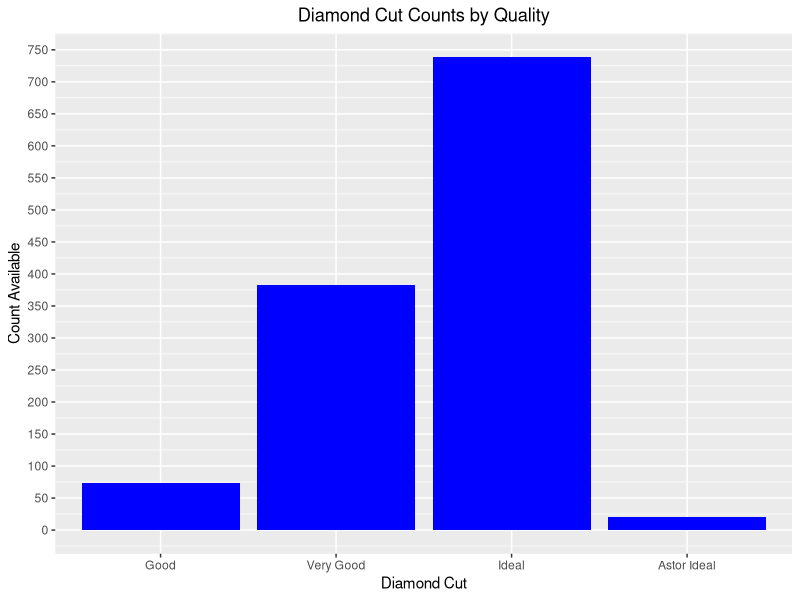
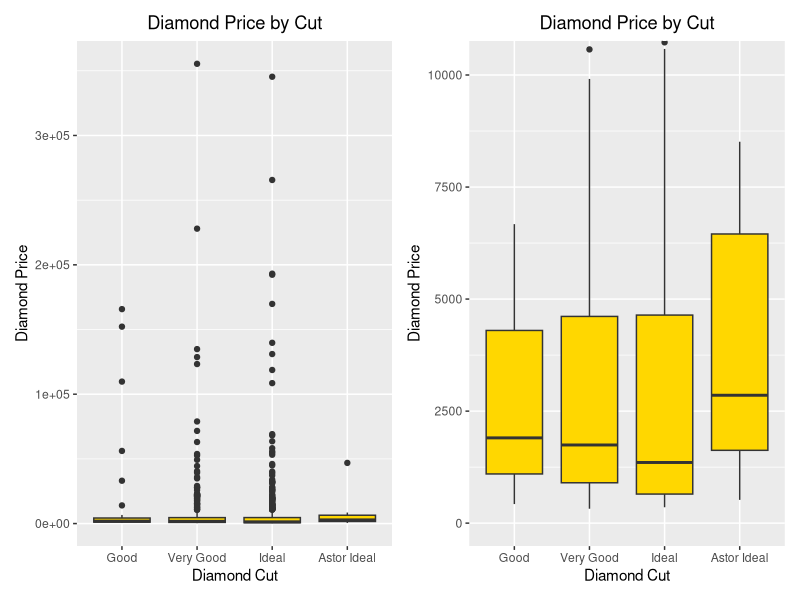
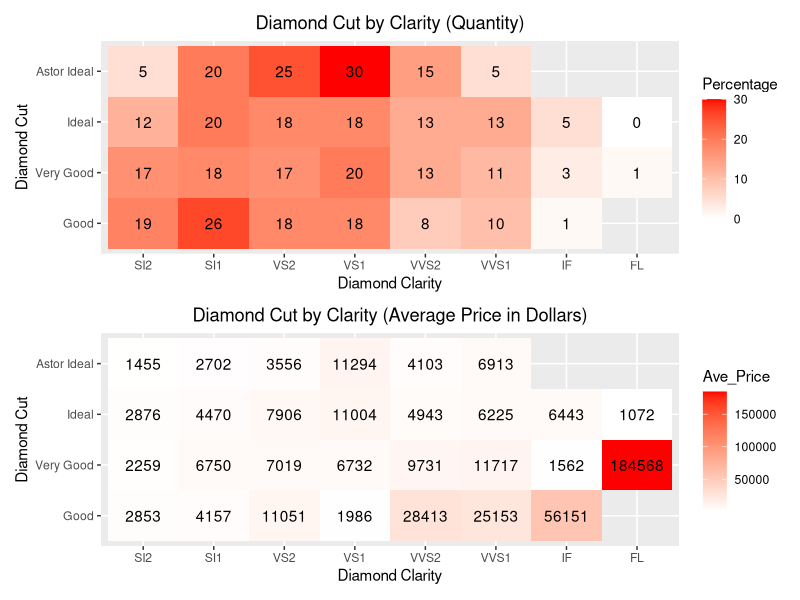
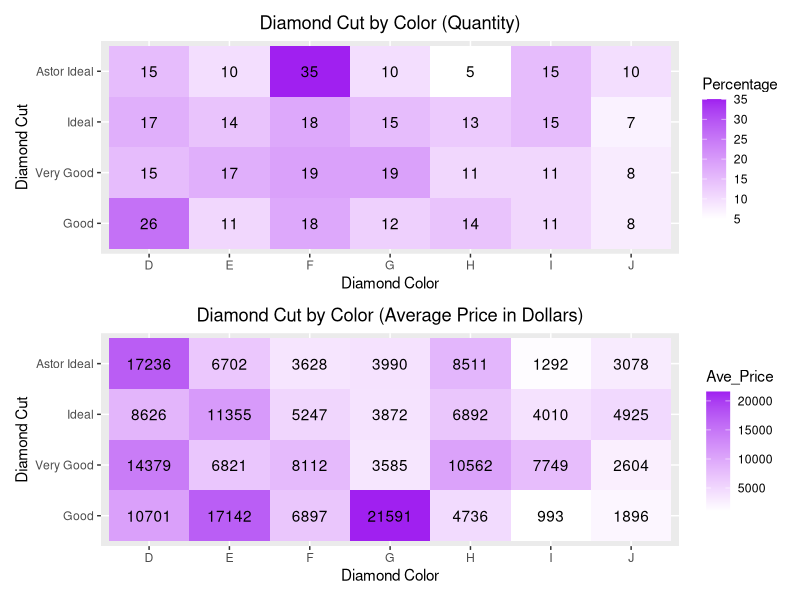
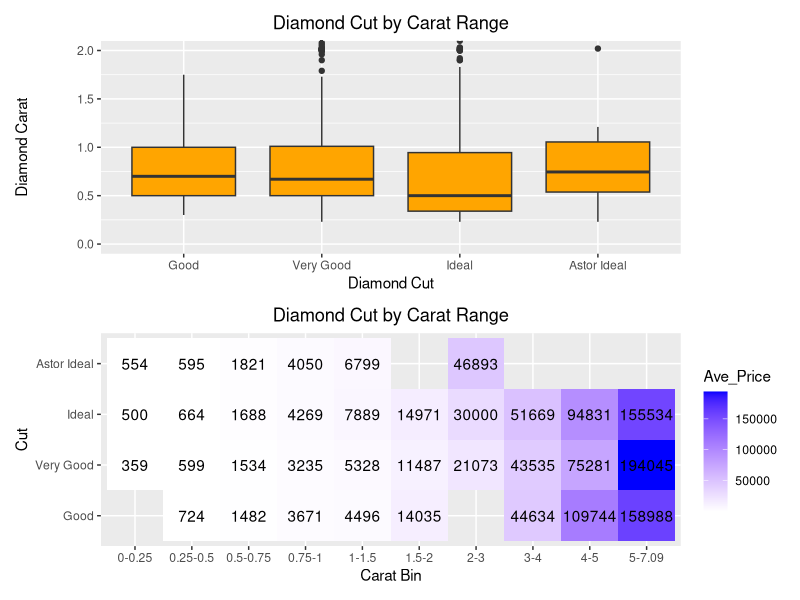
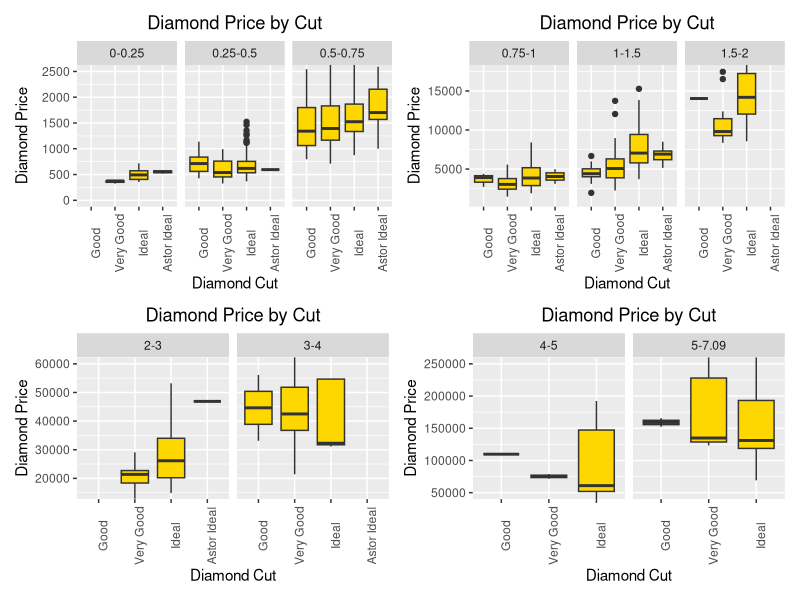
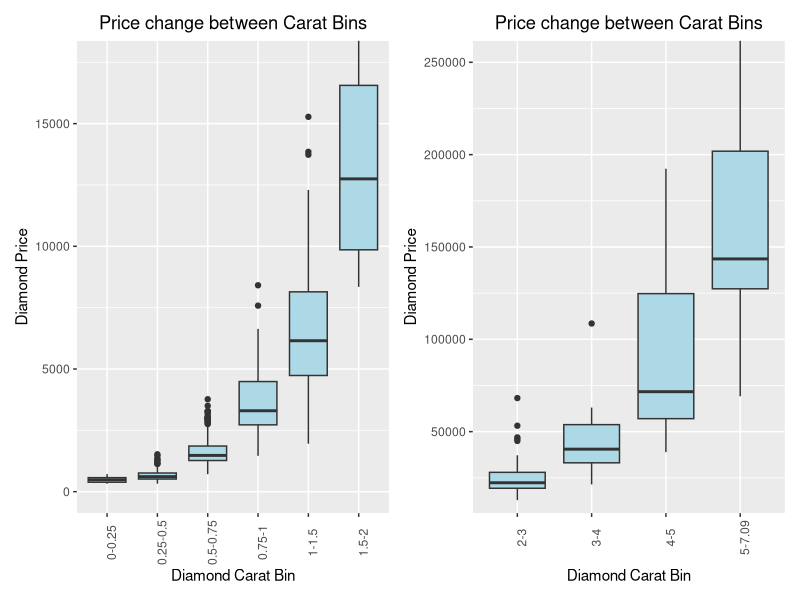

Generate these figures, in order, with R:
## ---- chunk 1
knitr::opts_chunk$set(echo = TRUE)
## ---- chunk 2
# Bring in Tidyverse package
library(tidyverse)
library(knitr)
library(kableExtra)
library(patchwork)
# Read in data
Diamonds<-read.csv("diamonds4.csv", header=TRUE)

# Order cut levels appropriately.
Diamonds<-Diamonds%>%
  mutate(cut=cut%>%
           fct_relevel(c("Good","Very Good","Ideal","Astor Ideal")))%>%
  mutate(clarity=clarity%>%
           fct_relevel(c("SI2","SI1","VS2","VS1","VVS2","VVS1","IF","FL")))
## ---- chunk 3

carat_new_bins <- Diamonds %>%
  drop_na(carat) %>%
  mutate(carat_bin = cut(carat,
                         breaks = c(0, 0.25, 0.5, 0.75, 1, 1.5, 2, 3, 4, 5, max(carat)),
                         labels = c("0-0.25", "0.25-0.5", "0.5-0.75", "0.75-1", "1-1.5", "1.5-2", "2-3", "3-4", "4-5", paste("5",max(carat),sep="-")),
                         right = FALSE)) %>%
  drop_na(carat_bin)

carat_new_graph1 <- Diamonds %>%
  drop_na(carat) %>%
  mutate(carat_bin = cut(carat,
                         breaks = c(0, 0.25, 0.5, 0.75),
                         labels = c("0-0.25", "0.25-0.5", "0.5-0.75"),
                         right = FALSE)) %>%
  drop_na(carat_bin)

carat_new_graph2 <- Diamonds %>%
  drop_na(carat) %>%
  mutate(carat_bin = cut(carat,
                         breaks = c(0.75, 1, 1.5, 2),
                         labels = c("0.75-1", "1-1.5", "1.5-2"),
                         right = FALSE)) %>%
  drop_na(carat_bin)

carat_new_graph3 <- Diamonds %>%
  drop_na(carat) %>%
  mutate(carat_bin = cut(carat,
                         breaks = c(2, 3, 4),
                         labels = c("2-3", "3-4"),
                         right = FALSE)) %>%
  drop_na(carat_bin)

carat_new_graph4 <- Diamonds %>%
  drop_na(carat) %>%
  mutate(carat_bin = cut(carat,
                         breaks = c(4, 5, max(carat)),
                         labels = c("4-5", paste("5",max(carat),sep="-")),
                         right = FALSE)) %>%
  drop_na(carat_bin)
## ---- chunk 4
cut_clarity<-Diamonds%>%
  count(cut,clarity)%>%
  group_by(cut)%>%
  mutate(Percentage= round(n/sum(n)*100,0))%>%
  ungroup()

cut_color<-Diamonds%>%
  group_by(cut)%>%
  count(cut,color)%>%
  mutate(Percentage= round(n/sum(n)*100,0))%>%
  ungroup()

CutClarity<-Diamonds%>%
  group_by(cut,clarity)%>%
  summarise(Ave_Price=round(mean(price),0))%>%
  ungroup()

CutColor<-Diamonds%>%
  group_by(cut,color)%>%
  summarise(Ave_Price=round(mean(price),0))%>%
  ungroup()

CutCarat<-carat_new_bins%>%
  group_by(cut,carat_bin)%>%
  summarise(Ave_Price=round(mean(price),0))%>%
  ungroup()
## ---- chunk 5

carat_table<-carat_new_bins%>%
  group_by(cut,carat_bin)%>%
  summarize(q75=quantile(price,probs=0.75))%>%
  ungroup()

carat_Minimum_Tab<-carat_table%>%
  group_by(carat_bin)%>%
  mutate(Minimum_q75=min(q75))%>%
  filter(q75==Minimum_q75)

carat_Maximum_Tab<-carat_table%>%
  group_by(carat_bin)%>%
  mutate(Maximum_q75=max(q75))%>%
  filter(q75==Maximum_q75)

carat_Full_Tab<-bind_rows(carat_Minimum_Tab,carat_Maximum_Tab)%>%
  arrange(carat_bin,q75)

carat_tab_calc<-carat_Full_Tab%>%
  group_by(carat_bin)%>%
  mutate(q75_range=max(q75)-min(q75))

carat_tab_alter<-carat_tab_calc%>%
  select(-q75)
## ---- chunk 6
ggplot(Diamonds, aes(x=cut))+
  geom_bar(fill="blue")+
  theme(plot.title = element_text(hjust=0.5))+
  scale_y_continuous(breaks=seq(0,800,50))+
  labs(x="Diamond Cut", y="Count Available",
       title="Diamond Cut Counts by Quality")
## ---- chunk 7
A1<-ggplot(Diamonds, aes(x=cut, y=price))+
  geom_boxplot(fill="gold")+
  theme(plot.title = element_text(hjust=0.5))+
  labs(x="Diamond Cut", y="Diamond Price",
       title="Diamond Price by Cut")
A2<-ggplot(Diamonds, aes(x=cut, y=price))+
  geom_boxplot(fill="gold")+
  coord_cartesian(ylim=c(0,10250))+
  theme(plot.title = element_text(hjust=0.5))+
  labs(x="Diamond Cut", y="Diamond Price",
       title="Diamond Price by Cut")
(A1+A2)
## ---- chunk 8
cut_quant<-Diamonds%>%
  group_by(cut)%>%
  summarize(q0=quantile(price,probs=0),
            q25=quantile(price,probs=0.25),
            q50=quantile(price,probs=0.5),
            q75=quantile(price,probs=0.75),
            q100=quantile(price,probs=1),
            mean=mean(price))
cut_quant%>%
kbl(format="latex",booktabs = TRUE,
      caption="\\textbf{Cut and Price Quantiles}")%>%
  kable_styling(latex_options = "striped")
## ---- chunk 9
B1<-ggplot(cut_clarity,aes(x=clarity,y=cut,fill=Percentage))+
  geom_tile()+
  scale_fill_gradient(low="white",high="red")+
  theme(plot.title = element_text(hjust=0.5))+
  geom_text(aes(label=Percentage))+
  labs(x="Diamond Clarity",y="Diamond Cut",
       title="Diamond Cut by Clarity (Quantity)")

B2<-ggplot(CutClarity,aes(x=clarity,y=cut,fill=Ave_Price))+
  geom_tile()+
  scale_fill_gradient(low="white",high="red")+
  theme(plot.title = element_text(hjust=0.5))+
  geom_text(aes(label=Ave_Price))+
  labs(x="Diamond Clarity",y="Diamond Cut",
       title="Diamond Cut by Clarity (Average Price in Dollars)")

(B1)/(B2)
## ---- chunk 10
C1<-ggplot(cut_color,aes(x=color,y=cut,fill=Percentage))+
  geom_tile()+
  scale_fill_gradient(low="white",high="purple")+
  theme(plot.title = element_text(hjust=0.5))+
  geom_text(aes(label=Percentage))+
  labs(x="Diamond Color",y="Diamond Cut",
       title="Diamond Cut by Color (Quantity)")

C2<-ggplot(CutColor,aes(x=color,y=cut,fill=Ave_Price))+
  geom_tile()+
  scale_fill_gradient(low="white",high="purple")+
  theme(plot.title = element_text(hjust=0.5))+
  geom_text(aes(label=Ave_Price))+
  labs(x="Diamond Color",y="Diamond Cut",
       title="Diamond Cut by Color (Average Price in Dollars)")

(C1)/(C2)
## ---- chunk 11
D1<-ggplot(Diamonds, aes(x=cut, y=carat))+
  geom_boxplot(fill="orange")+
  coord_cartesian(ylim=c(0,2))+
  theme(plot.title = element_text(hjust=0.5))+
  labs(x="Diamond Cut", y="Diamond Carat",
       title="Diamond Cut by Carat Range")

D2<-ggplot(CutCarat,aes(x=carat_bin,y=cut,fill=Ave_Price))+
  geom_tile()+
  scale_fill_gradient(low="white",high="blue")+
  theme(plot.title = element_text(hjust=0.5))+
  geom_text(aes(label=Ave_Price))+
  labs(x="Carat Bin",y="Cut",
       title="Diamond Cut by Carat Range")

(D1)/(D2)
## ---- chunk 12
E1<-carat_new_graph1%>%
  drop_na(cut,price,carat_bin)%>%
  ggplot(aes(x=cut, y=price))+
  geom_boxplot(fill="gold")+
  theme(axis.text.x=element_text(angle=90), plot.title = element_text(hjust=0.5))+
  coord_cartesian(ylim=c(0,2500))+
  facet_wrap(~carat_bin)+
  labs(x="Diamond Cut", y="Diamond Price",
       title="Diamond Price by Cut")

E2<-carat_new_graph2%>%
  drop_na(cut,price,carat_bin)%>%
  ggplot(aes(x=cut, y=price))+
  geom_boxplot(fill="gold")+
  theme(axis.text.x=element_text(angle=90), plot.title = element_text(hjust=0.5))+
  coord_cartesian(ylim=c(1000,17500))+
  facet_wrap(~carat_bin)+
  labs(x="Diamond Cut", y="Diamond Price",
       title="Diamond Price by Cut")

E3<-carat_new_graph3%>%
  drop_na(cut,price,carat_bin)%>%
  ggplot(aes(x=cut, y=price))+
  geom_boxplot(fill="gold")+
  theme(axis.text.x=element_text(angle=90), plot.title = element_text(hjust=0.5))+
  coord_cartesian(ylim=c(15000,60000))+
  facet_wrap(~carat_bin)+
  labs(x="Diamond Cut", y="Diamond Price",
       title="Diamond Price by Cut")

E4<-carat_new_graph4%>%
  drop_na(cut,price,carat_bin)%>%
  ggplot(aes(x=cut, y=price))+
  geom_boxplot(fill="gold")+
  theme(axis.text.x=element_text(angle=90), plot.title = element_text(hjust=0.5))+
  coord_cartesian(ylim=c(50000,250000))+
  facet_wrap(~carat_bin)+
  labs(x="Diamond Cut", y="Diamond Price",
       title="Diamond Price by Cut")

(E1+E2)/(E3+E4)
## ---- chunk 13
carat_tab_alter%>%
  kbl(format="latex",booktabs = TRUE,
      caption="\\textbf{Minimum and Maximum 75th Quantile Analysis per Carat Bin (Inner change)}")%>%
  kable_styling(latex_options = "striped")
## ---- chunk 14
carat_outer_change1 <- Diamonds %>%
  drop_na(carat) %>%
  mutate(carat_bin = cut(carat,
                         breaks = c(0, 0.25, 0.5, 0.75, 1, 1.5, 2),
                         labels = c("0-0.25", "0.25-0.5", "0.5-0.75", "0.75-1", "1-1.5", "1.5-2"),
                         right = FALSE)) %>%
  drop_na(carat_bin)

carat_outer_change2 <- Diamonds %>%
  drop_na(carat) %>%
  mutate(carat_bin = cut(carat,
                         breaks = c(2, 3, 4, 5, max(carat)),
                         labels = c("2-3", "3-4", "4-5", paste("5",max(carat),sep="-")),
                         right = FALSE)) %>%
  drop_na(carat_bin)

F1<-ggplot(carat_outer_change1, aes(x=carat_bin, y=price))+
  geom_boxplot(fill="lightblue")+
  theme(axis.text.x=element_text(angle=90), plot.title = element_text(hjust=0.5))+
  coord_cartesian(ylim=c(0,17500))+
  labs(x="Diamond Carat Bin", y="Diamond Price",
       title="Price change between Carat Bins")

F2<-ggplot(carat_outer_change2, aes(x=carat_bin, y=price))+
  geom_boxplot(fill="lightblue")+
  theme(axis.text.x=element_text(angle=90), plot.title = element_text(hjust=0.5))+
  coord_cartesian(ylim=c(17500,250000))+
  labs(x="Diamond Carat Bin", y="Diamond Price",
       title="Price change between Carat Bins")

(F1+F2)
## ---- chunk 15
carat_range_1<-carat_new_bins%>%
  group_by(carat_bin)%>%
  summarize(q75=quantile(price,probs=0.75))%>%
  mutate(q75_Change=q75-lag(q75))%>%
  ungroup()

carat_range_1%>%
  kbl(format="latex",booktabs = TRUE,
      caption="\\textbf{Minimum and Maximum 75th Quantile Analysis per Carat Bin (Outer change)}")%>%
  kable_styling(latex_options = "striped")
